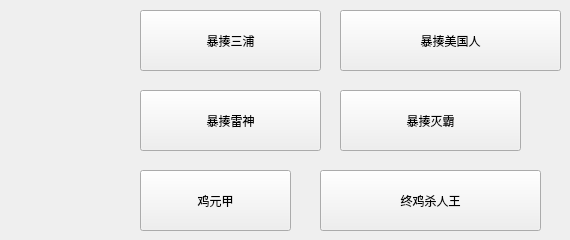
    <widget class="QWidget" name="tab">
     <attribute name="title">
      <string>鸡问</string>
     </attribute>
     <widget class="QPushButton" name="pushButton_p4_1">
      <property name="geometry">
       <rect>
        <x>140</x>
        <y>10</y>
        <width>181</width>
        <height>61</height>
       </rect>
      </property>
      <property name="styleSheet">
       <string notr="true">font: 24pt &quot;HYWenHei-85W&quot;;</string>
      </property>
      <property name="text">
       <string>暴揍三浦</string>
      </property>
     </widget>
     <widget class="QPushButton" name="pushButton_p4_2">
      <property name="geometry">
       <rect>
        <x>340</x>
        <y>10</y>
        <width>221</width>
        <height>61</height>
       </rect>
      </property>
      <property name="styleSheet">
       <string notr="true">font: 24pt &quot;HYWenHei-85W&quot;;</string>
      </property>
      <property name="text">
       <string>暴揍美国人</string>
      </property>
     </widget>
     <widget class="QPushButton" name="pushButton_p4_3">
      <property name="geometry">
       <rect>
        <x>140</x>
        <y>90</y>
        <width>181</width>
        <height>61</height>
       </rect>
      </property>
      <property name="styleSheet">
       <string notr="true">font: 24pt &quot;HYWenHei-85W&quot;;</string>
      </property>
      <property name="text">
       <string>暴揍雷神</string>
      </property>
     </widget>
     <widget class="QPushButton" name="pushButton_p4_4">
      <property name="geometry">
       <rect>
        <x>340</x>
        <y>90</y>
        <width>181</width>
        <height>61</height>
       </rect>
      </property>
      <property name="styleSheet">
       <string notr="true">font: 24pt &quot;HYWenHei-85W&quot;;</string>
      </property>
      <property name="text">
       <string>暴揍灭霸</string>
      </property>
     </widget>
     <widget class="QPushButton" name="pushButton_p4_5">
      <property name="geometry">
       <rect>
        <x>320</x>
        <y>170</y>
        <width>221</width>
        <height>61</height>
       </rect>
      </property>
      <property name="styleSheet">
       <string notr="true">font: 24pt &quot;HYWenHei-85W&quot;;</string>
      </property>
      <property name="text">
       <string>终鸡杀人王</string>
      </property>
     </widget>
     <widget class="QPushButton" name="pushButton_p4_6">
      <property name="geometry">
       <rect>
        <x>140</x>
        <y>170</y>
        <width>151</width>
        <height>61</height>
       </rect>
      </property>
      <property name="styleSheet">
       <string notr="true">font: 24pt &quot;HYWenHei-85W&quot;;</string>
      </property>
      <property name="text">
       <string>鸡元甲</string>
      </property>
     </widget>
    </widget>
